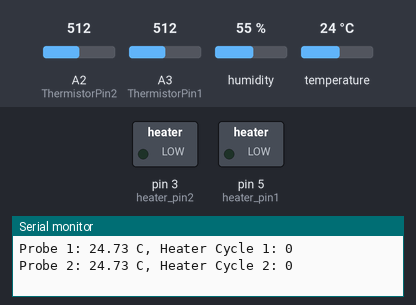
Simulated run of this sketch. Board: Arduino Uno, built with avr-gcc and run on an emulated ATmega328P. Parts: switched loads named in the sketch (green lamp = pin HIGH), the last lines printed to the serial monitor. Inputs (shaded band) come from the test bench; at power-on: humidity 55 %, A2 (ThermistorPin2) = 512, A3 (ThermistorPin1) = 512, temperature 24 °C.

Above: at 10.8 s.
10.9 s: humidity set to 88 %
At 21.4 s:
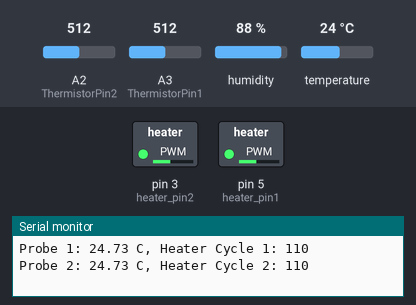
21.7 s: A2 (ThermistorPin2) set to 716
At 30.6 s:
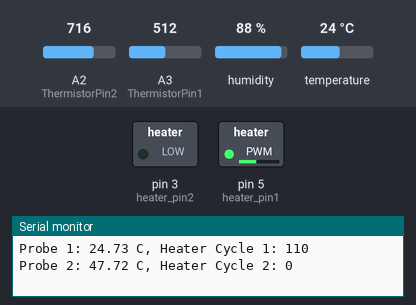
31.8 s: A3 (ThermistorPin1) set to 306
At 40.9 s:
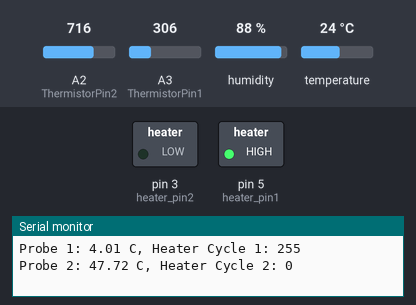
41.8 s: A2 (ThermistorPin2) set to 552
51.8 s: A2 (ThermistorPin2) set to 521
At 61.7 s:
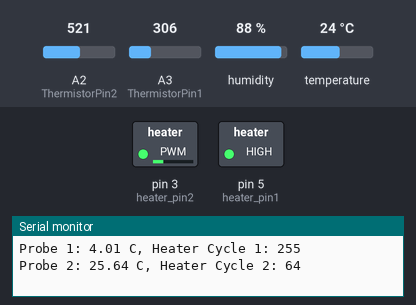
62.0 s: temperature set to 28 °C
At 70.9 s:
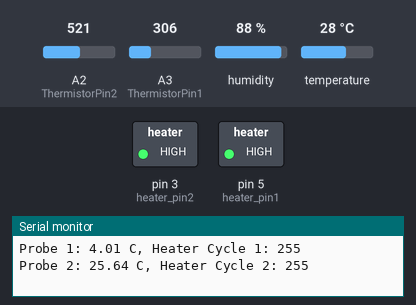
Timing chart, 0 to 72.4 s (numbered marks = the images above; inputs shaded):
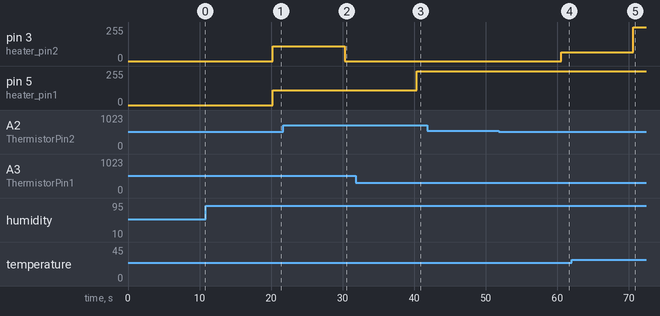

The sketch:

telescope_dew_heater_controller.ino
```cpp
//Libraries
#include <DHT.h>

//Constants
#define DHTPIN 2     // what pin we're connected to
#define DHTTYPE DHT22   // DHT 22  (AM2302)
DHT dht(DHTPIN, DHTTYPE); //// Initialize DHT sensor for normal 16mhz Arduino


//Variables
int chk;
float RH;  //Stores humidity value
float TEMP; //Stores temperature value

int ThermistorPin1 = 3;
int ThermistorPin2 = 2;
int Vo1;
int Vo2;
float R1 = 10000;
float logR2, R2, T, Tc1, Tc2, dewPoint;
float c1 = 1.009249522e-03, c2 = 2.378405444e-04, c3 = 2.019202697e-07;

int heaterCycle1, heaterCycle2;

//Initializing LED Pin
int heater_pin1 = 5;
int heater_pin2 = 3;

void setup() {
  Serial.begin(9600);

  dht.begin();

 //Declaring LED pin as output
  pinMode(heater_pin1, OUTPUT);
  pinMode(heater_pin2, OUTPUT);
}

void loop() {
  //Read data and store it to variables hum and temp
    RH = dht.readHumidity();
    TEMP = dht.readTemperature();

  Vo1 = analogRead(ThermistorPin1);
  Vo2 = analogRead(ThermistorPin2);

  Tc1 = calculateTemperature(Vo1);
  Tc2 = calculateTemperature(Vo2);

  dewPoint = 243.04*(log(RH/100)+((17.625*TEMP)/(243.04+TEMP)))/(17.625-log(RH/100)-((17.625*TEMP)/(243.04+TEMP)));

   //Print temp and humidity values to serial monitor
   Serial.print("Temp: ");
    Serial.print(TEMP);
    Serial.print(" C");

    Serial.print(", Humidity: ");
    Serial.print(RH);

    Serial.print(" %, Dew Point: ");
    Serial.print(dewPoint);
    Serial.println(" C");

  heaterCycle1 = map(Tc1 * 100, dewPoint * 100, (dewPoint + 5) * 100, 255, 0);
  heaterCycle2 = map(Tc2 * 100, dewPoint * 100, (dewPoint + 5) * 100, 255, 0);

  heaterCycle1 = constrain(heaterCycle1, 0, 255);
  heaterCycle2 = constrain(heaterCycle2, 0, 255);

  Serial.print("Probe 1: ");
  Serial.print(Tc1);
  Serial.print(" C");
  Serial.print(", Heater Cycle 1: ");
  Serial.println(heaterCycle1);

  Serial.print("Probe 2: ");
  Serial.print(Tc2);
  Serial.print(" C");
  Serial.print(", Heater Cycle 2: ");
  Serial.println(heaterCycle2);

  Serial.println();

  analogWrite(heater_pin1, heaterCycle1);
  analogWrite(heater_pin2, heaterCycle2);

  delay(10000);
}

float calculateTemperature(int Vo){
  R2 = R1 * (1023.0 / (float)Vo - 1.0);
  logR2 = log(R2);
  T = (1.0 / (c1 + c2*logR2 + c3*logR2*logR2*logR2));
  return T - 273.15;
}
```

Measured:
- the behaviour switches between 534 and 533 on A2 (ThermistorPin2) (found by bisection; images 3 and 4)
- after the input at 10.9 s, pin 3 (heater_pin2), pin 5 (heater_pin1): 0/255 → 110/255 after 9.3 s
- after the input at 21.7 s, pin 3 (heater_pin2): 110/255 → 0/255 after 8.6 s
- after the input at 31.8 s, pin 5 (heater_pin1): 110/255 → 255/255 after 8.6 s
- after the input at 51.8 s, pin 3 (heater_pin2): 0/255 → 64/255 after 8.7 s
- after the input at 62.0 s, pin 3 (heater_pin2): 64/255 → 255/255 after 8.6 s
